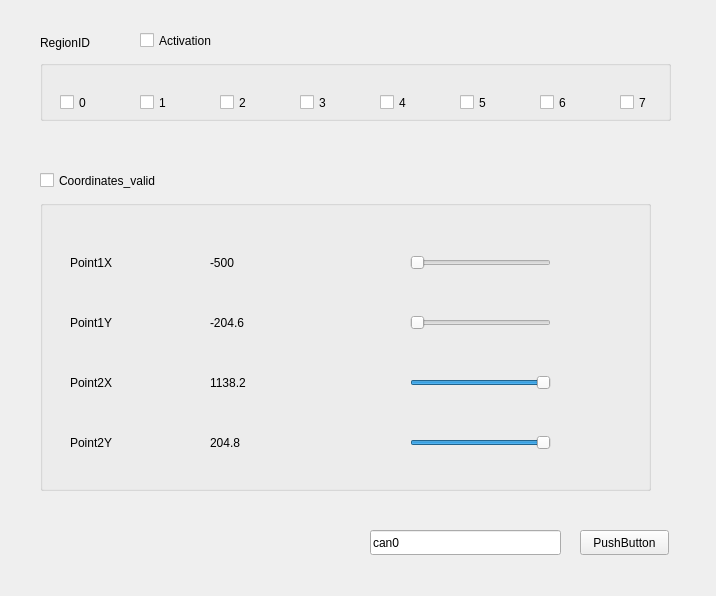
<?xml version="1.0" encoding="UTF-8"?>
<ui version="4.0">
 <class>MainWindow</class>
 <widget class="QMainWindow" name="MainWindow">
  <property name="geometry">
   <rect>
    <x>0</x>
    <y>0</y>
    <width>716</width>
    <height>596</height>
   </rect>
  </property>
  <property name="windowTitle">
   <string>MainWindow</string>
  </property>
  <widget class="QWidget" name="centralwidget">
   <widget class="QLabel" name="labelR">
    <property name="geometry">
     <rect>
      <x>40</x>
      <y>30</y>
      <width>140</width>
      <height>25</height>
     </rect>
    </property>
    <property name="text">
     <string>RegionID</string>
    </property>
   </widget>
   <widget class="QGroupBox" name="RegionIDgroupBox">
    <property name="geometry">
     <rect>
      <x>40</x>
      <y>60</y>
      <width>631</width>
      <height>61</height>
     </rect>
    </property>
    <property name="title">
     <string/>
    </property>
    <widget class="QCheckBox" name="checkBox0">
     <property name="geometry">
      <rect>
       <x>20</x>
       <y>30</y>
       <width>80</width>
       <height>25</height>
      </rect>
     </property>
     <property name="text">
      <string>0</string>
     </property>
    </widget>
    <widget class="QCheckBox" name="checkBox1">
     <property name="geometry">
      <rect>
       <x>100</x>
       <y>30</y>
       <width>80</width>
       <height>25</height>
      </rect>
     </property>
     <property name="text">
      <string>1</string>
     </property>
    </widget>
    <widget class="QCheckBox" name="checkBox2">
     <property name="geometry">
      <rect>
       <x>180</x>
       <y>30</y>
       <width>80</width>
       <height>25</height>
      </rect>
     </property>
     <property name="text">
      <string>2</string>
     </property>
    </widget>
    <widget class="QCheckBox" name="checkBox3">
     <property name="geometry">
      <rect>
       <x>260</x>
       <y>30</y>
       <width>80</width>
       <height>25</height>
      </rect>
     </property>
     <property name="text">
      <string>3</string>
     </property>
    </widget>
    <widget class="QCheckBox" name="checkBox4">
     <property name="geometry">
      <rect>
       <x>340</x>
       <y>30</y>
       <width>80</width>
       <height>25</height>
      </rect>
     </property>
     <property name="text">
      <string>4</string>
     </property>
    </widget>
    <widget class="QCheckBox" name="checkBox5">
     <property name="geometry">
      <rect>
       <x>420</x>
       <y>30</y>
       <width>80</width>
       <height>25</height>
      </rect>
     </property>
     <property name="text">
      <string>5</string>
     </property>
    </widget>
    <widget class="QCheckBox" name="checkBox6">
     <property name="geometry">
      <rect>
       <x>500</x>
       <y>30</y>
       <width>80</width>
       <height>25</height>
      </rect>
     </property>
     <property name="text">
      <string>6</string>
     </property>
    </widget>
    <widget class="QCheckBox" name="checkBox7">
     <property name="geometry">
      <rect>
       <x>580</x>
       <y>30</y>
       <width>80</width>
       <height>25</height>
      </rect>
     </property>
     <property name="text">
      <string>7</string>
     </property>
    </widget>
   </widget>
   <widget class="QCheckBox" name="checkBox8">
    <property name="geometry">
     <rect>
      <x>140</x>
      <y>30</y>
      <width>121</width>
      <height>21</height>
     </rect>
    </property>
    <property name="text">
     <string>Activation</string>
    </property>
   </widget>
   <widget class="QCheckBox" name="checkBox9">
    <property name="geometry">
     <rect>
      <x>40</x>
      <y>170</y>
      <width>151</width>
      <height>21</height>
     </rect>
    </property>
    <property name="text">
     <string>Coordinates_valid</string>
    </property>
   </widget>
   <widget class="QGroupBox" name="CoordinategroupBox">
    <property name="geometry">
     <rect>
      <x>40</x>
      <y>200</y>
      <width>611</width>
      <height>291</height>
     </rect>
    </property>
    <property name="title">
     <string/>
    </property>
    <widget class="QLabel" name="label1X">
     <property name="geometry">
      <rect>
       <x>30</x>
       <y>50</y>
       <width>140</width>
       <height>25</height>
      </rect>
     </property>
     <property name="text">
      <string>Point1X</string>
     </property>
    </widget>
    <widget class="QLabel" name="label1Y">
     <property name="geometry">
      <rect>
       <x>30</x>
       <y>110</y>
       <width>140</width>
       <height>25</height>
      </rect>
     </property>
     <property name="text">
      <string>Point1Y</string>
     </property>
    </widget>
    <widget class="QLabel" name="label2X">
     <property name="geometry">
      <rect>
       <x>30</x>
       <y>170</y>
       <width>140</width>
       <height>25</height>
      </rect>
     </property>
     <property name="text">
      <string>Point2X</string>
     </property>
    </widget>
    <widget class="QLabel" name="label2Y">
     <property name="geometry">
      <rect>
       <x>30</x>
       <y>230</y>
       <width>140</width>
       <height>25</height>
      </rect>
     </property>
     <property name="text">
      <string>Point2Y</string>
     </property>
    </widget>
    <widget class="QLabel" name="label0">
     <property name="geometry">
      <rect>
       <x>170</x>
       <y>50</y>
       <width>140</width>
       <height>25</height>
      </rect>
     </property>
     <property name="text">
      <string>-500</string>
     </property>
    </widget>
    <widget class="QSlider" name="maxSlider0">
     <property name="geometry">
      <rect>
       <x>370</x>
       <y>50</y>
       <width>141</width>
       <height>25</height>
      </rect>
     </property>
     <property name="maximum">
      <number>8191</number>
     </property>
     <property name="orientation">
      <enum>Qt::Horizontal</enum>
     </property>
    </widget>
    <widget class="QSlider" name="maxSlider1">
     <property name="geometry">
      <rect>
       <x>370</x>
       <y>110</y>
       <width>141</width>
       <height>25</height>
      </rect>
     </property>
     <property name="maximum">
      <number>2047</number>
     </property>
     <property name="orientation">
      <enum>Qt::Horizontal</enum>
     </property>
    </widget>
    <widget class="QLabel" name="label1">
     <property name="geometry">
      <rect>
       <x>170</x>
       <y>110</y>
       <width>140</width>
       <height>25</height>
      </rect>
     </property>
     <property name="text">
      <string>-204.6</string>
     </property>
    </widget>
    <widget class="QSlider" name="maxSlider2">
     <property name="geometry">
      <rect>
       <x>370</x>
       <y>170</y>
       <width>141</width>
       <height>25</height>
      </rect>
     </property>
     <property name="maximum">
      <number>8191</number>
     </property>
     <property name="value">
      <number>8191</number>
     </property>
     <property name="orientation">
      <enum>Qt::Horizontal</enum>
     </property>
    </widget>
    <widget class="QLabel" name="label2">
     <property name="geometry">
      <rect>
       <x>170</x>
       <y>170</y>
       <width>140</width>
       <height>25</height>
      </rect>
     </property>
     <property name="text">
      <string>1138.2</string>
     </property>
    </widget>
    <widget class="QLabel" name="label3">
     <property name="geometry">
      <rect>
       <x>170</x>
       <y>230</y>
       <width>140</width>
       <height>25</height>
      </rect>
     </property>
     <property name="text">
      <string>204.8</string>
     </property>
    </widget>
    <widget class="QSlider" name="maxSlider3">
     <property name="geometry">
      <rect>
       <x>370</x>
       <y>230</y>
       <width>141</width>
       <height>25</height>
      </rect>
     </property>
     <property name="maximum">
      <number>2047</number>
     </property>
     <property name="value">
      <number>2047</number>
     </property>
     <property name="orientation">
      <enum>Qt::Horizontal</enum>
     </property>
    </widget>
   </widget>
   <widget class="QLineEdit" name="lineEdit">
    <property name="geometry">
     <rect>
      <x>370</x>
      <y>530</y>
      <width>191</width>
      <height>25</height>
     </rect>
    </property>
    <property name="text">
     <string>can0</string>
    </property>
    <property name="placeholderText">
     <string>can name</string>
    </property>
   </widget>
   <widget class="QPushButton" name="sendButton">
    <property name="geometry">
     <rect>
      <x>580</x>
      <y>530</y>
      <width>89</width>
      <height>25</height>
     </rect>
    </property>
    <property name="text">
     <string>PushButton</string>
    </property>
   </widget>
  </widget>
 </widget>
 <resources/>
 <connections/>
</ui>
